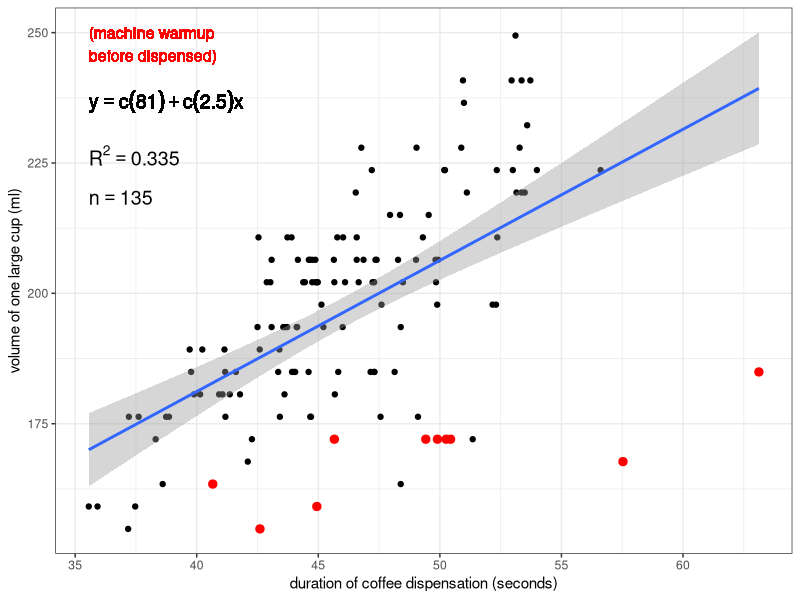
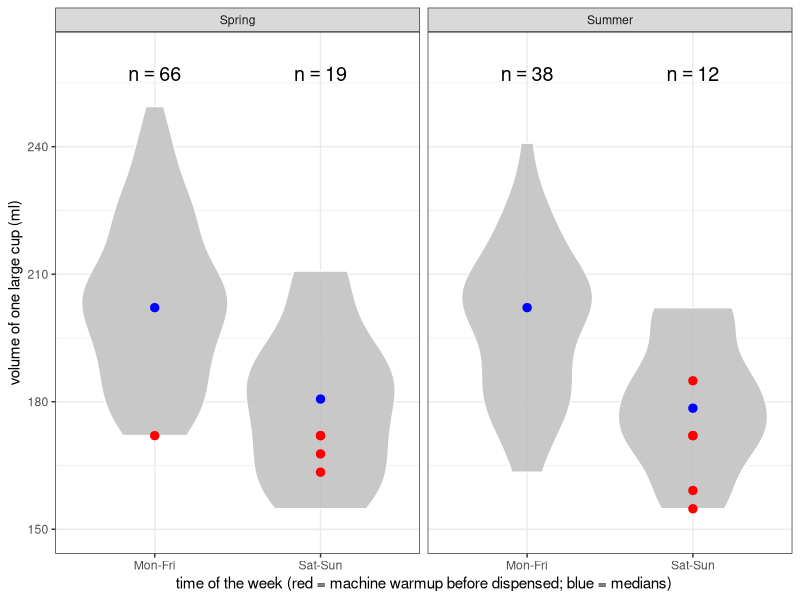
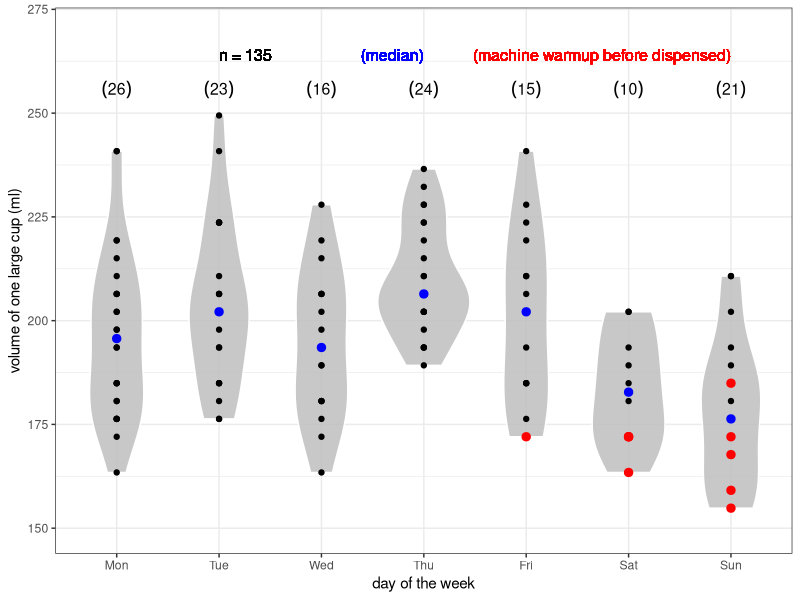
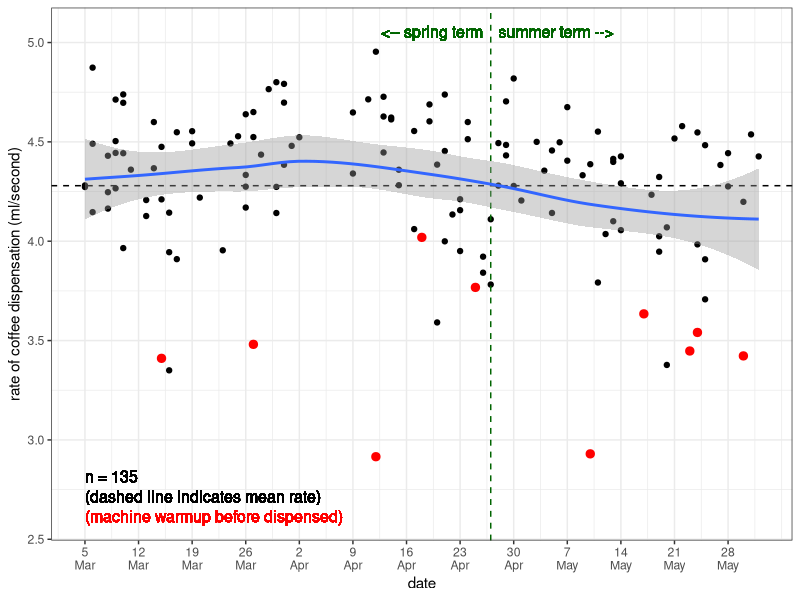
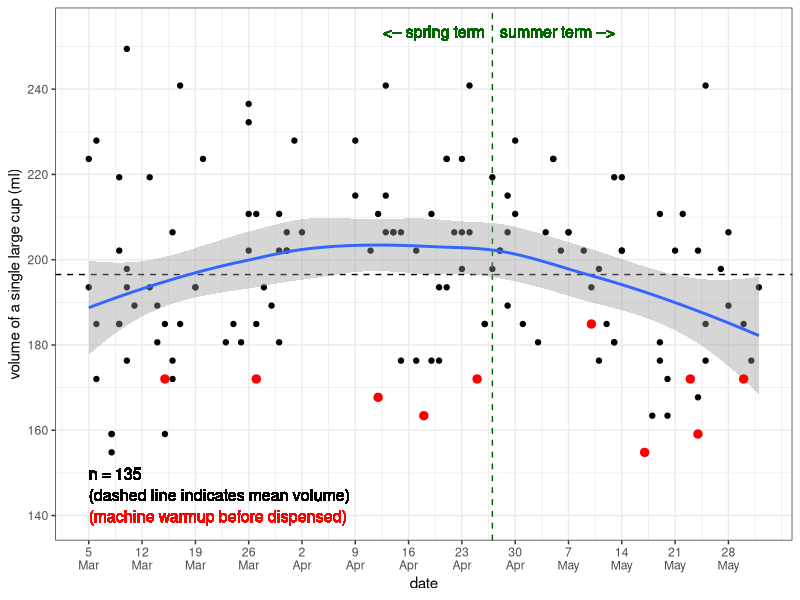
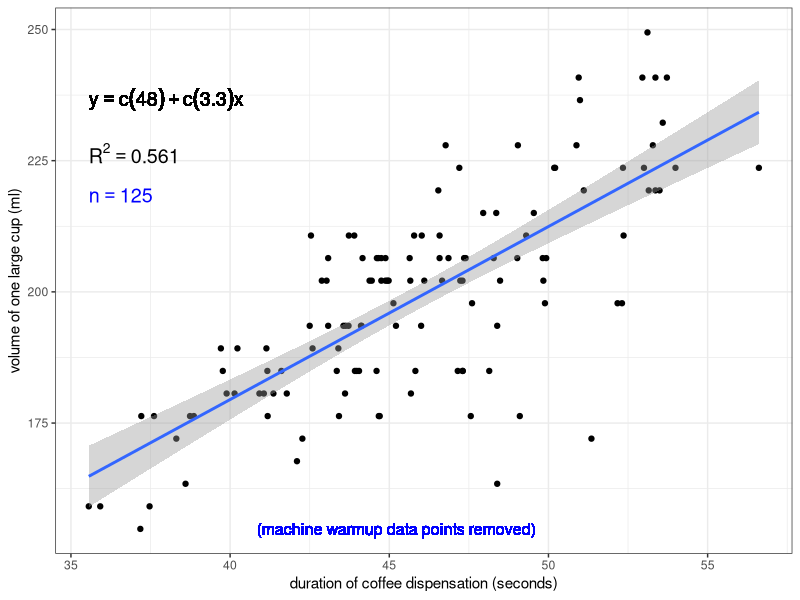

Generate these figures, in order, with R:

### How does the espresso machine vary in the volume of
### coffee it dispenses for a single "large" cup?

setwd("/home/sam/Dropbox/github/coffee-data")
#setwd("wherever you put this file after downloading it")

library(ggplot2)

df <- read.csv("coffee-data.csv")

# The ruler I use to measure height (and therefore calculate volume)
# has a 3 mm length between the zero mark and its end. So, we add 3 
# to the height...
df$height <- df$height + 3

# ... and then calculate volume and rate, 
# so we have more accurate data!
df$volume <- df$height*(3.1415*37^2)/1000
df$rate <- df$volume/df$duration

# Create a variable indicating whether the coffee was pulled on
# a weekday ("Mon-Fri") or a weekend ("Sat-Sun")
for (i in 1:length(df$day))
{
  df$workday[i] <- ifelse(df$day[i]%in%"Sat" || df$day[i]%in%"Sun", "Sat-Sun", "Mon-Fri")
}

# Add a numeric variable of days of the year 
# (for the x-axis of the rate-by-date and volume-by-date plots)
date.to.num <- read.csv("date-to-numeric.csv")
df$day.yr <- 0  
for (i in 1:length(df$date))
{
  df$day.yr[i] <- date.to.num$day.yr[which(date.to.num$date%in%df$date[i])]
}

# Extract date labels and convert day and month values to character.
# This way you can later concatenate the two into a single character
# string separated by "\n" using paste(),
# so the x-axis text of the rate- and volume-by date plots is less horizontally crowded
dates.x <- date.to.num[which(date.to.num$day.yr%in%c(seq(from=min(df$day.yr), to=max(df$day.yr), by=7))),]
dates.x$day.label <- as.character(dates.x$day.label)
dates.x$month.label <- as.character(dates.x$month.label)

################################
### Volume vs. duration (duration of coffee dispensation)
{
# sample size
n <- length(df$duration)
# label to print sample size in subsequent plot
n.text <- paste("n == ", n)
# data.frame of sample size label and coordinates
# at which to print it on the plot
n.df <- data.frame(n.text, x=min(df$duration), y=0.87*max(df$volume))
  
# calculate R-squared value
rsq <- signif(summary(lm(df$volume ~ df$duration))$r.squared, digits=3)
# make a label to print R-squared value in subsequent plot
rsq.text <- paste("R^2 == ",rsq)
# make a data.frame of R-squared value label and coordinates
# at which to print it on the plot
rsq.df <- data.frame(rsq.text,x=min(df$duration),y=0.9*max(df$volume))

# function to extract regression equation
lm_eqn <- function(df)
{
  m <- lm(df$volume ~ df$duration)
  eq <- substitute(y == a + b*x, 
                   list(a = format(coef(m)[1], digits = 2), 
                        b = format(coef(m)[2], digits = 2)))
  as.character(as.expression(eq))                 
}

# generate plot w/ simple linear regression overlayed
plot <- ggplot(df, aes(duration, volume)) +
  geom_point() +
  stat_smooth(method="lm") +
  xlab("duration of coffee dispensation (seconds)") +
  ylab("volume of one large cup (ml)") +
  theme(axis.text=element_text(size=4), axis.title=element_text(size=5)) +
  theme_bw()

# add regression equation to plot
plot <- plot + 
  geom_text(data=n.df, aes(x,y,label=n.text),parse=TRUE,hjust=0,vjust=0,size=5) +
  geom_text(data=rsq.df, aes(x,y,label=rsq.text),parse=TRUE,hjust=0,vjust=0,size=5) +
  geom_text(aes(x=min(df$duration),y=0.94*max(df$volume),label=lm_eqn(df)),parse=TRUE,hjust=0,vjust=0,size=5)

# add a layer that highlights the last data point recorded
#plot <- plot +
#  geom_point(data=df[length(df$duration),],color="red",size=2.5)

# add a layer that highlights data points where espresso machine 
# had to "warm up" before dispensing coffee
plot <- plot +
  geom_point(data=df[df$warmup%in%"yes",], color="red", size=2.5) +
  geom_text(aes(x=min(df$duration),y=0.98*max(df$volume),label="(machine warmup\nbefore dispensed)"),
           hjust=0,vjust=0,color="red",size=4)

# print plot in R window
plot

# save plot directly to file as a .jpeg
jpeg("coffee-volume-vs-duration-all.jpeg", width=7, height=5, units="in", res=300)
print(plot)
dev.off()
}



################################
### Distributions of volume dispensed: weekdays vs. weekends
{
df$workday <- factor(df$workday)
df$term <- factor(df$term, levels=c("Spring","Summer"))

df.text <- data.frame(c("Spring", "Spring", "Summer", "Summer"),
                      c("Mon-Fri", "Sat-Sun", "Mon-Fri", "Sat-Sun"),
                      c(0,0,0,0),
                      c(0,0,0,0))
names(df.text) <- c("term", "workday", "n", "median")

df.spring <- df[df$term%in%"Spring",]
df.text$n[1] <- length(df.spring$volume[df.spring$workday%in%"Mon-Fri"])
df.text$n[2] <- length(df.spring$volume[df.spring$workday%in%"Sat-Sun"])
df.text$median[1] <- median(df.spring$volume[df.spring$workday%in%"Mon-Fri"])
df.text$median[2] <- median(df.spring$volume[df.spring$workday%in%"Sat-Sun"])
rm(df.spring)

df.summer <- df[df$term%in%"Summer",]
df.text$n[3] <- length(df.summer$volume[df.summer$workday%in%"Mon-Fri"])
df.text$n[4] <- length(df.summer$volume[df.summer$workday%in%"Sat-Sun"])
df.text$median[3] <- median(df.summer$volume[df.summer$workday%in%"Mon-Fri"])
df.text$median[4] <- median(df.summer$volume[df.summer$workday%in%"Sat-Sun"])
rm(df.summer)

# median volumes for weekday and weekend categories
#med.week <- median(df$volume[df$workday%in%"Mon-Fri"])
#med.wkend <- median(df$volume[df$workday%in%"Sat-Sun"])

# generate violin-and-boxplot plot with points overlayed and jittered to better reflect sample size
vol.workday <- ggplot(df, aes(workday, volume)) +
  facet_wrap(~ term, ncol=2) +
  geom_violin(color="white", fill="gray", alpha=0.85)

# add layer highlighting points where espresso machine needed to
# "warm up" before dispensing coffee
vol.workday <- vol.workday +
  geom_point(data=df[df$warmup%in%"yes",], color="red", size=2.5) +
  #geom_text(data=t, aes(x,y,label=char),parse=TRUE,vjust=0,size=2) +
  #geom_text(aes(x="Sat-Sun", y=max(df$volume)+10, label="(machine warmup before dispensed)"),
  #          hjust=1,vjust=1,size=4,color="red") +
  #geom_text(aes(x="Sat-Sun", y=max(df$volume)+4, label="(median)"),
  #          hjust=1,vjust=1,size=4,color="blue") +
  #geom_point(position=position_jitter(width=0.1,height=0)) +
  # plot points representing median volumes for weekdays and weekends
  geom_point(data=df.text, aes(workday,median), color="blue",size=2.5) +
  #geom_point(aes(x="Sat-Sun",y=med.wkend),color="blue",size=2.5) +
  xlab("time of the week (red = machine warmup before dispensed; blue = medians)") +
  ylab("volume of one large cup (ml)") +
  theme(axis.text=element_text(size=4), axis.title=element_text(size=5)) +
  coord_cartesian(ylim=c(min(df$volume)-5,max(df$volume)+12)) +
  theme_bw()

# add sample sizes for weekdays and weekends
vol.workday <- vol.workday +
  geom_text(data=df.text, aes(x=workday,y=max(df$volume)+6,
                              label=paste("n == ", n)),
            parse=TRUE, hjust=0.5, vjust=0, size=5)
  #geom_text(aes(x="Mon-Fri",y=max(df$volume)+15,
  #              label=paste("n == ", length(df$workday[which(df$workday%in%"Mon-Fri")]))),
  #          parse=TRUE,hjust=0.5,vjust=0,size=5) +
  #geom_text(aes(x="Sat-Sun",y=max(df$volume)+15,
  #              label=paste("n == ", length(df$workday[which(df$workday%in%"Sat-Sun")]))),
  #          parse=TRUE,hjust=0.5,vjust=0,size=5)

# print plot in R window
vol.workday

# save plot to file as .jpeg
jpeg("coffee-volume-by-workday.jpeg", width=7, height=5, units="in", res=300)
print(vol.workday)
dev.off()
}


################################
### Distributions of volume dispensed by day
{
  df$day <- factor(df$day, levels=c("Mon","Tue","Wed","Thu","Fri","Sat","Sun"))
  #df$term <- factor(df$term, levels=c("Spring","Summer"))
    
  median.by.day <- data.frame(c("Mon","Tue","Wed","Thu","Fri","Sat","Sun"),
                              c(0,0,0,0,0,0,0),
                              c(0,0,0,0,0,0,0))
  
  #median.by.day <- data.frame(c("Mon","Tue","Wed","Thu","Fri","Sat","Sun",
  #                              "Mon","Tue","Wed","Thu","Fri","Sat","Sun"),
  #                            c("Spring","Spring","Spring","Spring","Spring","Spring","Spring",
  #                              "Summer","Summer","Summer","Summer","Summer","Summer","Summer"),
  #                            c(0,0,0,0,0,0,0,0,0,0,0,0,0,0),
  #                            c(0,0,0,0,0,0,0,0,0,0,0,0,0,0))
  
  names(median.by.day) <- c("day", "median.volume", "n")

  #names(median.by.day) <- c("day", "term", "median.volume", "n")
  
  for (i in 1:7)
  {
    median.by.day$median.volume[i] <- median(df$volume[df$day%in%median.by.day$day[i]])
    median.by.day$n[i] <- length(df$volume[df$day%in%median.by.day$day[i]])
  }
  
  #for (i in 1:7)
  #{
  #  median.by.day$median.volume[i] <- median(df$volume[df$day%in%median.by.day$day[i] && df$term%in%"Spring"])
  #  median.by.day$n[i] <- length(df$volume[df$day%in%median.by.day$day[i] && df$term%in%"Spring"])
  #}
  
  #for (i in 8:14)
  #{
  #  median.by.day$median.volume[i] <- median(df$volume[df$day%in%median.by.day$day[i] && df$term%in%"Summer"])
  #  median.by.day$n[i] <- length(df$volume[df$day%in%median.by.day$day[i] && df$term%in%"Summer"])
  #}
  
  # generate violin-and-boxplot plot with points overlayed and jittered to better reflect sample size
  vol.day <- ggplot(df, aes(day, volume)) +
  #  facet_wrap(~ term, ncol=1, nrow=2) +
    geom_violin(color="white", fill="gray", alpha=0.85) +
    geom_point()
  
  # add layer highlighting points where espresso machine needed to
  # "warm up" before dispensing coffee
  vol.day <- vol.day +
    geom_point(data=df[df$warmup%in%"yes",], color="red", size=2.5) +
    geom_text(aes(x="Sun", y=max(df$volume)+16, label="(machine warmup before dispensed)"),
              hjust=1,vjust=1,size=4,color="red") +
    geom_text(aes(x="Thu", y=max(df$volume)+16, label="(median)"),
              hjust=1,vjust=1,size=4,color="blue") +
    geom_text(aes(x="Tue", y=max(df$volume)+16, label=paste("n = ", length(df$volume), sep="")),
              hjust=0,vjust=1,size=4) +
    #geom_point(position=position_jitter(width=0.1,height=0)) +
    # plot points representing median volumes for weekdays and weekends
    geom_point(data=median.by.day, aes(day,median.volume),color="blue",size=2.5) +
    xlab("day of the week") +
    ylab("volume of one large cup (ml)") +
    theme(axis.text=element_text(size=4), axis.title=element_text(size=5)) +
    coord_cartesian(ylim=c(min(df$volume)-5,max(df$volume)+20)) +
    theme_bw()
  
  # add sample sizes for weekdays and weekends
  vol.day <- vol.day +
    geom_text(data=median.by.day, aes(day,y=max(df$volume)+4),
                  label=paste("(", median.by.day$n, ")", sep=""),
              parse=TRUE,hjust=0.5,vjust=0,size=4)
  
  # print plot in R window
  vol.day
  
  # save plot to file as .jpeg
  jpeg("coffee-volume-by-day.jpeg", width=8, height=5, units="in", res=300)
  print(vol.day)
  dev.off()
}


################################
### Rate vs. date
{
  # create plot of rate vs. date
  rate.date <- ggplot(df, aes(day.yr, rate)) +
    geom_point() +
    geom_hline(yintercept=mean(df$rate), linetype="dashed") +
    geom_vline(xintercept=117, linetype="dashed", color="darkgreen") +
    stat_smooth(method="loess") +
    xlab("date") +
    ylab("rate of coffee dispensation (ml/second)") +
    # scale x-axis text to weekly ticks, print dates as two lines of text
    scale_x_continuous(breaks=c(seq(from=min(df$day.yr), to=max(df$day.yr), by=7)),
                       labels=paste(dates.x$day.label,"\n",dates.x$month.label,sep="")) +
    theme(axis.text=element_text(size=4), axis.title=element_text(size=5)) +
    theme_bw()
  
  rate.date <- rate.date +
    geom_point(data=df[df$warmup%in%"yes",], color="red", size=2.5) +
    geom_text(aes(x=64,y=min(df$rate)-0.3,label="(machine warmup before dispensed)"),
              hjust=0,vjust=0.5,color="red",size=4) +
    geom_text(aes(x=64,y=min(df$rate)-0.2,label="(dashed line indicates mean rate)"),
              hjust=0,vjust=0.5,size=4) +
    geom_text(aes(x=64,y=min(df$rate)-0.1,label=paste("n = ", length(df$volume), sep="")),
              hjust=0,vjust=0.5,size=4) +
    # spring term text
    geom_text(aes(x=116,y=max(df$rate)+0.1,label="<-- spring term"),
              hjust=1,vjust=0.5,color="darkgreen",size=4) +
    # summer term text
    geom_text(aes(x=118,y=max(df$rate)+0.1,label="summer term -->"),
              hjust=0,vjust=0.5,color="darkgreen",size=4)
  
  rate.date
  
  jpeg("coffee-rate-by-date.jpeg", width=8, height=5, units="in", res=300)
  print(rate.date)
  dev.off()
}


################################
### Volume vs. date
{
  volume.date <- ggplot(df, aes(day.yr, volume)) +
    geom_point() +
    geom_hline(yintercept=mean(df$volume), linetype="dashed") +
    geom_vline(xintercept=117, linetype="dashed", color="darkgreen") +
    stat_smooth(method="loess") +
    xlab("date") +
    ylab("volume of a single large cup (ml)") +
    # scale x-axis text to weekly ticks, print dates as two lines of text
    scale_x_continuous(breaks=c(seq(from=min(df$day.yr), to=max(df$day.yr), by=7)),
                       labels=paste(dates.x$day.label,"\n",dates.x$month.label,sep="")) +
    theme(axis.text=element_text(size=4, angle=45), axis.title=element_text(size=5)) +
    theme_bw()
  
  volume.date <- volume.date +
    geom_point(data=df[df$warmup%in%"yes",], color="red", size=2.5) +
    geom_text(aes(x=64,y=min(df$volume)-15,label="(machine warmup before dispensed)"),
              hjust=0,vjust=0.5,color="red",size=4) +
    geom_text(aes(x=64,y=min(df$volume)-10,label="(dashed line indicates mean volume)"),
              hjust=0,vjust=0.5,size=4) +
    geom_text(aes(x=64,y=min(df$volume)-5,label=paste("n = ", length(df$volume), sep="")),
              hjust=0,vjust=0.5,size=4) +
    # spring term text
    geom_text(aes(x=116,y=max(df$volume)+4,label="<-- spring term"),
              hjust=1,vjust=0.5,color="darkgreen",size=4) +
    # summer term text
    geom_text(aes(x=118,y=max(df$volume)+4,label="summer term -->"),
              hjust=0,vjust=0.5,color="darkgreen",size=4)
  
  volume.date
  
  jpeg("coffee-volume-by-date.jpeg", width=8, height=5, units="in", res=300)
  print(volume.date)
  dev.off()
}

################################
### Volume vs. duration (duration of coffee dispensation)
### EXCLUDING instances where machine had to warm up
{
  # subset df by removing machine warmup rows
  df.no <- df[df$warmup%in%"no",]
  
  # recalculate sample size
  n <- length(df.no$duration)
  # label to print sample size in subsequent plot
  n.text <- paste("n == ", n)
  # data.frame of sample size label and coordinates
  # at which to print it on the plot
  n.df <- data.frame(n.text, x=min(df.no$duration), y=0.87*max(df.no$volume))
  
  # recalculate R-squared value
  rsq <- signif(summary(lm(df.no$volume ~ df.no$duration))$r.squared, digits=3)
  # make a label to print R-squared value in subsequent plot
  rsq.text <- paste("R^2 == ",rsq)
  # make a data.frame of R-squared value label and coordinates
  # at which to print it on the plot
  rsq.df <- data.frame(rsq.text,x=min(df.no$duration),y=0.9*max(df.no$volume))
  
  # function to extract regression equation
  lm_eqn <- function(df.no)
  {
    m <- lm(df.no$volume ~ df.no$duration)
    eq <- substitute(y == a + b*x, 
                     list(a = format(coef(m)[1], digits = 2), 
                          b = format(coef(m)[2], digits = 2)))
    as.character(as.expression(eq))                 
  }
  
  # generate plot w/ simple linear regression overlayed
  plot.no.warmup <- ggplot(df.no, aes(duration, volume)) +
    geom_point() +
    stat_smooth(method="lm") +
    xlab("duration of coffee dispensation (seconds)") +
    ylab("volume of one large cup (ml)") +
    theme(axis.text=element_text(size=4), axis.title=element_text(size=5)) +
    theme_bw()
  
  # add regression equation to plot
  plot.no.warmup <- plot.no.warmup + 
    geom_text(data=n.df, aes(x,y,label=n.text),parse=TRUE,hjust=0,vjust=0,size=5,color="blue") +
    geom_text(data=rsq.df, aes(x,y,label=rsq.text),parse=TRUE,hjust=0,vjust=0,size=5) +
    geom_text(aes(x=min(df.no$duration),y=0.94*max(df.no$volume),label=lm_eqn(df.no)),parse=TRUE,hjust=0,vjust=0,size=5)
    
  # add a layer that highlights data points where espresso machine 
  # had to "warm up" before dispensing coffee
  plot.no.warmup <- plot.no.warmup +
    geom_text(aes(x=mean(df.no$duration)-5,y=min(df.no$volume),label="(machine warmup data points removed)"),
              hjust=0,vjust=0.5,color="blue",size=4)
  
  # print plot in R window
  plot.no.warmup
  
  # save plot directly to file as a .jpeg
  jpeg("coffee-volume-vs-duration-excluding-warmup-data.jpeg", width=7, height=5, units="in", res=300)
  print(plot.no.warmup)
  dev.off()
}
